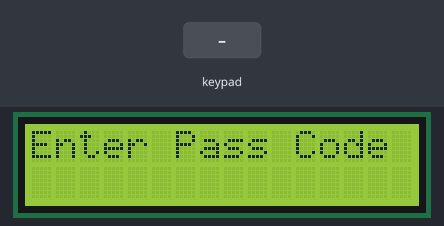
The sketch below on a simulated Arduino Mega 2560, built with avr-gcc and run on an emulated ATmega2560. Shown: 16×2 character LCD. Inputs (shaded band) come from the test bench. What the sketch prints to the serial monitor is not drawn.

Above: at 1.2 s.
1.3 s: keypad keys 1 2 3 4 pressed 0.4 s apart
At 3.9 s:
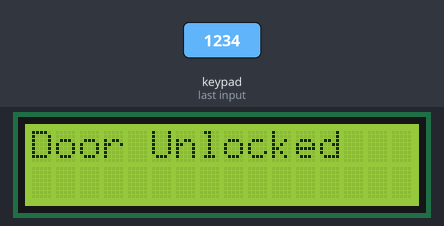
4.4 s: keypad keys 2 3 2 5 2 7 2 9 pressed 0.4 s apart
At 6.6 s:
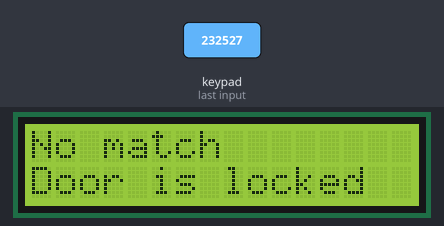
9.7 s: key 'A' pressed
At 10.9 s:
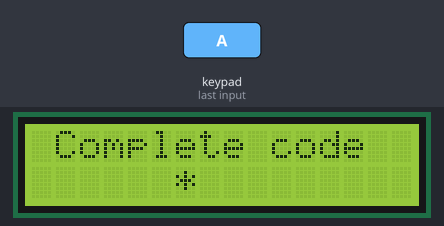
11.8 s: key '#' pressed
At 12.2 s:
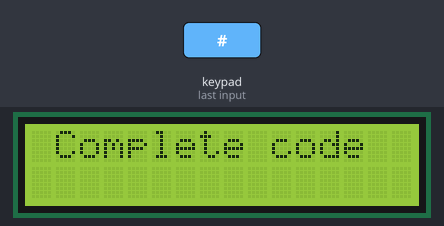
13.3 s: key '1' pressed
At 13.9 s:
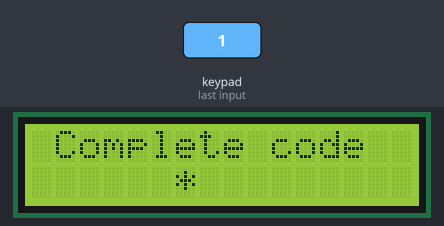
14.8 s: key '2' pressed
At 15.6 s:
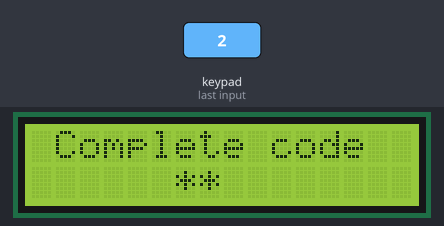
Timing chart, 0 to 17.3 s (numbered marks = the images above; inputs shaded):
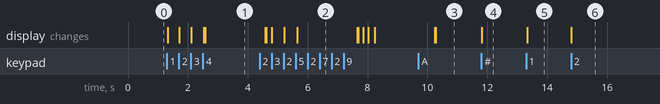

The sketch:

ch2_keyPadDoorEntry.ino
```cpp
/*
 * Day 0 - AI Apocalypse by inventr.io
 * Learn more at https://inventr.io/PLACEHOLDER
 *
 * The door locks work, but again they were controlled by the building AI that’s been
 * disabled.  We can lock the doors when we’re here, but it takes too long to have
 * someone come open the door, and what do we if we all have to go out at the same
 * time?  Let’s work on a way to unlock the doors from the outside using the keypads
 * next to each door.
 *
 * The 4x4 Matrix Array Membrane Switch Keypad used in the sketches is a simple and
 * cost-effective input device for Arduino projects. It consists of a 4x4 grid of BUTTONS,
 * providing a total of 16 keys. Each key is labeled with a number, letter, or symbol,
 * such as 0-9, A-D, *, and #.
 *
 * Let's make the feedback even better by adding an LCD1602 LCD character display.  That
 * will allow us to give better instructions and feedback as the user enters the secret
 * code.
 *
 * LCD stands for "Liquid Crystal Display." You might have seen these types of screens on
 * calculators, microwaves, or digital clocks. The "1602" part means that this display has
 * 16 columns and 2 rows, so you can show a total of 32 characters at once.
 *
 * The LCD1602 is like a tiny TV screen that shows letters, numbers, and symbols. It has a
 * special controller that helps us communicate with it using our Arduino board. We can
 * send messages to the screen and tell it what to display.
 *
 * Alex Eschenauer
 * David Schmidt
 */

/*
 * Arduino language concepts introduced in this lesson.
 *
 */
#include "Arduino.h"

#include <Keypad.h>         // Library for 4x4 membrane keypad
#include <LiquidCrystal.h>  // LCD1602 library

/* Choosing what pin to use.
 * This project only needs digital pins.  So, on the Hero XL we *could* use any digital or analog pin
 * (D0-D53, A0-A15).  However, some pins support specialized functions and in later lessons we will be
 * using multiple parts, some of which will use some of those special functions.  So, let's start out
 * on the right foot by trying to use the most basic pin we can for each of our parts.
 *
 * Skip: A0-A15 (save for Analog),
 *       D0/D1 (used by USB and Serial)
 *       D14-D19 (used by Serial 1-3)
 *       D2/D3, D18-D21 (used for external interrupts)
 *       D13 (this pin controls the build in LED on the HERO XL board (LED_BUILTIN)),
 *       D2-D13, D44-D46 (used for Pulse Width Modulation (PWM))
 *       D50 (MISO), D51 (MOSI), D52 (SCK), D53 (SS).  (used for SPI communication)
 *       D20 (SDA), D21 (SCL).  (used for I2C communication using the Wire library)
 * Recommended for fewest conflicts:
 *    D22-D43, D47-D49, A8-A15
 */

const byte ROWS = 4;
const byte COLS = 4;

const byte ROW_PINS[ROWS] = { 23, 25, 27, 29 };
const byte COL_PINS[COLS] = { 31, 33, 35, 37 };

char BUTTONS[ROWS][COLS] = {
  { '1', '2', '3', 'A' },  // 1st row
  { '4', '5', '6', 'B' },  // 2nd row
  { '7', '8', '9', 'C' },  // 3rd row
  { '*', '0', '#', 'D' }   // 4th row
};

Keypad security_keypad = Keypad(makeKeymap(BUTTONS), ROW_PINS, COL_PINS, ROWS, COLS);

LiquidCrystal lcd(22, 24, 26, 28, 30, 32);

const String SECRET_CODE = "1234";
const int code_indent = (16 - SECRET_CODE.length()) / 2;
String entered_code = "";
String prompt = "Enter Pass Code";

void setup() {
  Serial.begin(9600);
  lcd.begin(16, 2);   // Set LCD resolution (16 columns, 2 rows)
  lcd.clear();
  showPrompt(prompt);
}

void loop() {
  char key = security_keypad.getKey();

  if (key) {
    Serial.print("Key entered: ");
    Serial.println(key);

    // Reset key
    if (key == '*') {
      Serial.println("Reset: starting over");
      lcd.clear();
      showPrompt(prompt);
      entered_code = "";   // Reset back to starting point (nothing entered yet)
      return;             // exits loops here
    }

    // Delete key
    if (key == '#') {
      Serial.println("Delete last character entered");
      lcd.setCursor(code_indent + entered_code.length() - 1, 1);
      lcd.print(" ");
      entered_code = entered_code.substring(0, entered_code.length() - 1);
      Serial.print("  Current entered code: ");
      Serial.println(entered_code);
      return;
    }

    entered_code += key;

    if (entered_code.length() == 1) {
      Serial.println("A code has begun to be entered");
      lcd.clear();
      showPrompt("Complete code");
    }
    lcd.setCursor(code_indent + entered_code.length() - 1, 1);
    lcd.print("*");

    Serial.print("  Current entered code: ");
    Serial.println(entered_code);

    if (entered_code.length() == SECRET_CODE.length()) {
      Serial.println("Entry complete - validating combination");
      lcd.clear();

      if (entered_code == SECRET_CODE) {
        Serial.println("Entered code matches - unlock door for 2 seconds");
        lcd.print("Door Unlocked");
        delay(2000);
        Serial.println("Re-lock door");
      } else {
        lcd.print("No match");
        lcd.setCursor(0, 1);
        lcd.print("Door is locked");
        Serial.println("Wrong combination entered");
        delay(2000);
        Serial.println("Door locked");
      }
      lcd.clear();
      showPrompt(prompt);
      entered_code = "";
    }
  }
}

void showPrompt(String prompt) {
  int prompt_length = prompt.length();
  Serial.println(prompt.c_str());
  if (prompt_length > 16) {
    Serial.println("Prompt is too long and will be truncated");
    prompt.substring(0, 16);
  }
  int centering_offset = (16 - prompt_length) / 2;
  lcd.setCursor(centering_offset, 0);
  lcd.print(prompt.c_str());
}
```

Measured:
- after the input at 1.3 s, the display: first changes at once (image 1 shows a later state)
- after the input at 4.4 s, the display: first differs from a run without the input after 0.21 s (image 2 shows a later state)
- after the input at 9.7 s, the display: first differs from a run without the input after 0.58 s (image 3)
- after the input at 11.8 s, the display: changes at once (image 4)
- after the input at 13.3 s, the display: changes at once (image 5)
- after the input at 14.8 s, the display: changes at once (image 6)
